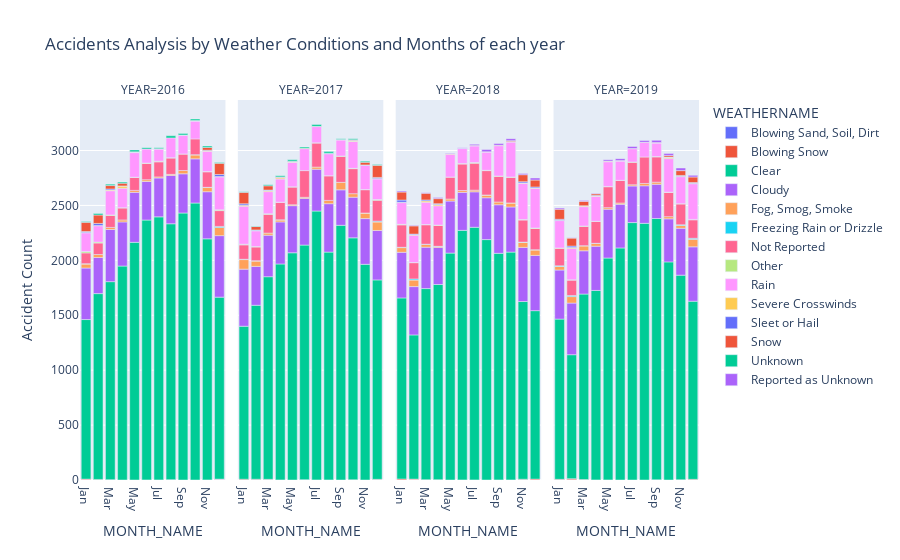

This figure's notebook cell:
### Markdown cell above
**Does the frequency of accidents occurrence change with seasons, and is this influenced by weather conditions?**

### Code cell
import pandas as pd
import sqlalchemy as sq
import plotly.express as px

engine = sq.create_engine('mysql+mysqlconnector://l01-12:A9vwHwl5Sa4fa@datasciencedb2.ucalgary.ca/l01-12')

# SQL query to analyze the number of accidents based on weather conditions according to each month of the year
sql_query = """
    SELECT 
    YEAR(DATE) as YEAR,
    DATE_FORMAT(DATE, '%b') as MONTH_NAME,
    WEATHERNAME,
    COUNT(*) AS accident_count
    FROM
        accidents
    GROUP BY
        YEAR(DATE),
        MONTH(DATE),
        WEATHERNAME
"""

MonthWeather_Accident = pd.read_sql_query(sql_query, engine)

# Define the order of months in chronological order
month_order = [
    'Jan', 'Feb', 'Mar', 'Apr', 'May', 'Jun', 'Jul', 'Aug', 'Sep', 'Oct', 'Nov', 'Dec'
]

# Visualize with Plotly Express
fig = px.bar(
    MonthWeather_Accident,
    x='MONTH_NAME',
    y='accident_count',
    color='WEATHERNAME',
    facet_col='YEAR',
    labels={'accident_count': 'Accident Count'},
    title='Accidents Analysis by Weather Conditions and Months of each year',
    category_orders={'MONTH_NAME': month_order}  # Set the order of months
)

fig.show()
fig.write_html(r"C:\Users\DIVINE\Desktop\DATA 604\accidents_analysis.html")

### Figure 1 — Plotly figure (JSON) as saved in the notebook; plotly's stock layout.template omitted (floating-point values rounded to 4 significant figures)
{"data": [{"alignmentgroup": "True", "hovertemplate": "WEATHERNAME=Blowing Sand, Soil, Dirt<br>YEAR=2016<br>MONTH_NAME=%{x}<br>Accident Count=%{y}<extra></extra>", "legendgroup": "Blowing Sand, Soil, Dirt", "marker": {"color": "#636efa", "pattern": {"shape": ""}}, "name": "Blowing Sand, Soil, Dirt", "offsetgroup": "Blowing Sand, Soil, Dirt", "orientation": "v", "showlegend": true, "textposition": "auto", "type": "bar", "x": ["Jan", "Feb", "Mar", "Jun", "Jul", "Aug", "Nov", "Dec"], "xaxis": "x", "y": [2, 1, 2, 1, 1, 3, 1, 6], "yaxis": "y"}, {"alignmentgroup": "True", "hovertemplate": "WEATHERNAME=Blowing Sand, Soil, Dirt<br>YEAR=2017<br>MONTH_NAME=%{x}<br>Accident Count=%{y}<extra></extra>", "legendgroup": "Blowing Sand, Soil, Dirt", "marker": {"color": "#636efa", "pattern": {"shape": ""}}, "name": "Blowing Sand, Soil, Dirt", "offsetgroup": "Blowing Sand, Soil, Dirt", "orientation": "v", "showlegend": false, "textposition": "auto", "type": "bar", "x": ["Feb", "Mar", "Jun", "Jul", "Aug", "Dec"], "xaxis": "x2", "y": [2, 2, 3, 1, 1, 2], "yaxis": "y2"}, {"alignmentgroup": "True", "hovertemplate": "WEATHERNAME=Blowing Sand, Soil, Dirt<br>YEAR=2018<br>MONTH_NAME=%{x}<br>Accident Count=%{y}<extra></extra>", "legendgroup": "Blowing Sand, Soil, Dirt", "marker": {"color": "#636efa", "pattern": {"shape": ""}}, "name": "Blowing Sand, Soil, Dirt", "offsetgroup": "Blowing Sand, Soil, Dirt", "orientation": "v", "showlegend": false, "textposition": "auto", "type": "bar", "x": ["Feb", "Apr", "Jun", "Jul", "Sep", "Nov"], "xaxis": "x3", "y": [3, 1, 1, 1, 1, 3], "yaxis": "y3"}, {"alignmentgroup": "True", "hovertemplate": "WEATHERNAME=Blowing Sand, Soil, Dirt<br>YEAR=2019<br>MONTH_NAME=%{x}<br>Accident Count=%{y}<extra></extra>", "legendgroup": "Blowing Sand, Soil, Dirt", "marker": {"color": "#636efa", "pattern": {"shape": ""}}, "name": "Blowing Sand, Soil, Dirt", "offsetgroup": "Blowing Sand, Soil, Dirt", "orientation": "v", "showlegend": false, "textposition": "auto", "type": "bar", "x": ["Jan", "Feb", "Mar", "Apr", "May", "Sep"], "xaxis": "x4", "y": [1, 3, 1, 1, 1, 2], "yaxis": "y4"}, {"alignmentgroup": "True", "hovertemplate": "WEATHERNAME=Blowing Snow<br>YEAR=2016<br>MONTH_NAME=%{x}<br>Accident Count=%{y}<extra></extra>", "legendgroup": "Blowing Snow", "marker": {"color": "#EF553B", "pattern": {"shape": ""}}, "name": "Blowing Snow", "offsetgroup": "Blowing Snow", "orientation": "v", "showlegend": true, "textposition": "auto", "type": "bar", "x": ["Jan", "Feb", "Mar", "Dec"], "xaxis": "x", "y": [6, 4, 1, 2], "yaxis": "y"}, {"alignmentgroup": "True", "hovertemplate": "WEATHERNAME=Blowing Snow<br>YEAR=2017<br>MONTH_NAME=%{x}<br>Accident Count=%{y}<extra></extra>", "legendgroup": "Blowing Snow", "marker": {"color": "#EF553B", "pattern": {"shape": ""}}, "name": "Blowing Snow", "offsetgroup": "Blowing Snow", "orientation": "v", "showlegend": false, "textposition": "auto", "type": "bar", "x": ["Jan", "Feb", "Mar", "Apr", "Oct", "Dec"], "xaxis": "x2", "y": [7, 5, 4, 1, 2, 4], "yaxis": "y2"}, {"alignmentgroup": "True", "hovertemplate": "WEATHERNAME=Blowing Snow<br>YEAR=2018<br>MONTH_NAME=%{x}<br>Accident Count=%{y}<extra></extra>", "legendgroup": "Blowing Snow", "marker": {"color": "#EF553B", "pattern": {"shape": ""}}, "name": "Blowing Snow", "offsetgroup": "Blowing Snow", "orientation": "v", "showlegend": false, "textposition": "auto", "type": "bar", "x": ["Jan", "Feb", "Mar", "Apr", "Oct", "Nov", "Dec"], "xaxis": "x3", "y": [9, 5, 3, 2, 1, 4, 8], "yaxis": "y3"}, {"alignmentgroup": "True", "hovertemplate": "WEATHERNAME=Blowing Snow<br>YEAR=2019<br>MONTH_NAME=%{x}<br>Accident Count=%{y}<extra></extra>", "legendgroup": "Blowing Snow", "marker": {"color": "#EF553B", "pattern": {"shape": ""}}, "name": "Blowing Snow", "offsetgroup": "Blowing Snow", "orientation": "v", "showlegend": false, "textposition": "auto", "type": "bar", "x": ["Jan", "Feb", "Mar", "Nov", "Dec"], "xaxis": "x4", "y": [5, 9, 3, 2, 6], "yaxis": "y4"}, {"alignmentgroup": "True", "hovertemplate": "WEATHERNAME=Clear<br>YEAR=2016<br>MONTH_NAME=%{x}<br>Accident Count=%{y}<extra></extra>", "legendgroup": "Clear", "marker": {"color": "#00cc96", "pattern": {"shape": ""}}, "name": "Clear", "offsetgroup": "Clear", "orientation": "v", "showlegend": true, "textposition": "auto", "type": "bar", "x": ["Jan", "Feb", "Mar", "Apr", "May", "Jun", "Jul", "Aug", "Sep", "Oct", "Nov", "Dec"], "xaxis": "x", "y": [1453, 1692, 1803, 1948, 2164, 2366, 2395, 2330, 2431, 2522, 2195, 1657], "yaxis": "y"}, {"alignmentgroup": "True", "hovertemplate": "WEATHERNAME=Clear<br>YEAR=2017<br>MONTH_NAME=%{x}<br>Accident Count=%{y}<extra></extra>", "legendgroup": "Clear", "marker": {"color": "#00cc96", "pattern": {"shape": ""}}, "name": "Clear", "offsetgroup": "Clear", "orientation": "v", "showlegend": false, "textposition": "auto", "type": "bar", "x": ["Jan", "Feb", "Mar", "Apr", "May", "Jun", "Jul", "Aug", "Sep", "Oct", "Nov", "Dec"], "xaxis": "x2", "y": [1393, 1584, 1845, 1966, 2069, 2136, 2448, 2074, 2319, 2203, 1964, 1816], "yaxis": "y2"}, {"alignmentgroup": "True", "hovertemplate": "WEATHERNAME=Clear<br>YEAR=2018<br>MONTH_NAME=%{x}<br>Accident Count=%{y}<extra></extra>", "legendgroup": "Clear", "marker": {"color": "#00cc96", "pattern": {"shape": ""}}, "name": "Clear", "offsetgroup": "Clear", "orientation": "v", "showlegend": false, "textposition": "auto", "type": "bar", "x": ["Jan", "Feb", "Mar", "Apr", "May", "Jun", "Jul", "Aug", "Sep", "Oct", "Nov", "Dec"], "xaxis": "x3", "y": [1649, 1313, 1740, 1777, 2066, 2272, 2300, 2189, 2063, 2074, 1618, 1534], "yaxis": "y3"}, {"alignmentgroup": "True", "hovertemplate": "WEATHERNAME=Clear<br>YEAR=2019<br>MONTH_NAME=%{x}<br>Accident Count=%{y}<extra></extra>", "legendgroup": "Clear", "marker": {"color": "#00cc96", "pattern": {"shape": ""}}, "name": "Clear", "offsetgroup": "Clear", "orientation": "v", "showlegend": false, "textposition": "auto", "type": "bar", "x": ["Jan", "Feb", "Mar", "Apr", "May", "Jun", "Jul", "Aug", "Sep", "Oct", "Nov", "Dec"], "xaxis": "x4", "y": [1459, 1129, 1689, 1725, 2020, 2113, 2344, 2337, 2379, 1986, 1863, 1622], "yaxis": "y4"}, {"alignmentgroup": "True", "hovertemplate": "WEATHERNAME=Cloudy<br>YEAR=2016<br>MONTH_NAME=%{x}<br>Accident Count=%{y}<extra></extra>", "legendgroup": "Cloudy", "marker": {"color": "#ab63fa", "pattern": {"shape": ""}}, "name": "Cloudy", "offsetgroup": "Cloudy", "orientation": "v", "showlegend": true, "textposition": "auto", "type": "bar", "x": ["Jan", "Feb", "Mar", "Apr", "May", "Jun", "Jul", "Aug", "Sep", "Oct", "Nov", "Dec"], "xaxis": "x", "y": [469, 329, 475, 402, 455, 351, 354, 440, 357, 402, 429, 560], "yaxis": "y"}, {"alignmentgroup": "True", "hovertemplate": "WEATHERNAME=Cloudy<br>YEAR=2017<br>MONTH_NAME=%{x}<br>Accident Count=%{y}<extra></extra>", "legendgroup": "Cloudy", "marker": {"color": "#ab63fa", "pattern": {"shape": ""}}, "name": "Cloudy", "offsetgroup": "Cloudy", "orientation": "v", "showlegend": false, "textposition": "auto", "type": "bar", "x": ["Jan", "Feb", "Mar", "Apr", "May", "Jun", "Jul", "Aug", "Sep", "Oct", "Nov", "Dec"], "xaxis": "x2", "y": [520, 354, 378, 383, 429, 425, 381, 441, 323, 370, 416, 450], "yaxis": "y2"}, {"alignmentgroup": "True", "hovertemplate": "WEATHERNAME=Cloudy<br>YEAR=2018<br>MONTH_NAME=%{x}<br>Accident Count=%{y}<extra></extra>", "legendgroup": "Cloudy", "marker": {"color": "#ab63fa", "pattern": {"shape": ""}}, "name": "Cloudy", "offsetgroup": "Cloudy", "orientation": "v", "showlegend": false, "textposition": "auto", "type": "bar", "x": ["Jan", "Feb", "Mar", "Apr", "May", "Jun", "Jul", "Aug", "Sep", "Oct", "Nov", "Dec"], "xaxis": "x3", "y": [415, 440, 377, 338, 474, 346, 323, 381, 442, 411, 493, 503], "yaxis": "y3"}, {"alignmentgroup": "True", "hovertemplate": "WEATHERNAME=Cloudy<br>YEAR=2019<br>MONTH_NAME=%{x}<br>Accident Count=%{y}<extra></extra>", "legendgroup": "Cloudy", "marker": {"color": "#ab63fa", "pattern": {"shape": ""}}, "name": "Cloudy", "offsetgroup": "Cloudy", "orientation": "v", "showlegend": false, "textposition": "auto", "type": "bar", "x": ["Jan", "Feb", "Mar", "Apr", "May", "Jun", "Jul", "Aug", "Sep", "Oct", "Nov", "Dec"], "xaxis": "x4", "y": [447, 470, 394, 403, 445, 397, 333, 342, 312, 392, 427, 495], "yaxis": "y4"}, {"alignmentgroup": "True", "hovertemplate": "WEATHERNAME=Fog, Smog, Smoke<br>YEAR=2016<br>MONTH_NAME=%{x}<br>Accident Count=%{y}<extra></extra>", "legendgroup": "Fog, Smog, Smoke", "marker": {"color": "#FFA15A", "pattern": {"shape": ""}}, "name": "Fog, Smog, Smoke", "offsetgroup": "Fog, Smog, Smoke", "orientation": "v", "showlegend": true, "textposition": "auto", "type": "bar", "x": ["Jan", "Feb", "Mar", "Apr", "May", "Jun", "Jul", "Aug", "Sep", "Oct", "Nov", "Dec"], "xaxis": "x", "y": [36, 27, 19, 18, 18, 16, 10, 10, 30, 36, 38, 75], "yaxis": "y"}, {"alignmentgroup": "True", "hovertemplate": "WEATHERNAME=Fog, Smog, Smoke<br>YEAR=2017<br>MONTH_NAME=%{x}<br>Accident Count=%{y}<extra></extra>", "legendgroup": "Fog, Smog, Smoke", "marker": {"color": "#FFA15A", "pattern": {"shape": ""}}, "name": "Fog, Smog, Smoke", "offsetgroup": "Fog, Smog, Smoke", "orientation": "v", "showlegend": false, "textposition": "auto", "type": "bar", "x": ["Jan", "Feb", "Mar", "Apr", "May", "Jun", "Jul", "Aug", "Sep", "Oct", "Nov", "Dec"], "xaxis": "x2", "y": [87, 48, 19, 18, 8, 10, 19, 30, 68, 32, 50, 77], "yaxis": "y2"}, {"alignmentgroup": "True", "hovertemplate": "WEATHERNAME=Fog, Smog, Smoke<br>YEAR=2018<br>MONTH_NAME=%{x}<br>Accident Count=%{y}<extra></extra>", "legendgroup": "Fog, Smog, Smoke", "marker": {"color": "#FFA15A", "pattern": {"shape": ""}}, "name": "Fog, Smog, Smoke", "offsetgroup": "Fog, Smog, Smoke", "orientation": "v", "showlegend": false, "textposition": "auto", "type": "bar", "x": ["Jan", "Feb", "Mar", "Apr", "May", "Jun", "Jul", "Aug", "Sep", "Oct", "Nov", "Dec"], "xaxis": "x3", "y": [43, 59, 25, 9, 18, 17, 15, 24, 25, 36, 46, 49], "yaxis": "y3"}, {"alignmentgroup": "True", "hovertemplate": "WEATHERNAME=Fog, Smog, Smoke<br>YEAR=2019<br>MONTH_NAME=%{x}<br>Accident Count=%{y}<extra></extra>", "legendgroup": "Fog, Smog, Smoke", "marker": {"color": "#FFA15A", "pattern": {"shape": ""}}, "name": "Fog, Smog, Smoke", "offsetgroup": "Fog, Smog, Smoke", "orientation": "v", "showlegend": false, "textposition": "auto", "type": "bar", "x": ["Jan", "Feb", "Mar", "Apr", "May", "Jun", "Jul", "Aug", "Sep", "Oct", "Nov", "Dec"], "xaxis": "x4", "y": [32, 59, 44, 25, 14, 12, 11, 21, 19, 20, 25, 68], "yaxis": "y4"}, {"alignmentgroup": "True", "hovertemplate": "WEATHERNAME=Freezing Rain or Drizzle<br>YEAR=2016<br>MONTH_NAME=%{x}<br>Accident Count=%{y}<extra></extra>", "legendgroup": "Freezing Rain or Drizzle", "marker": {"color": "#19d3f3", "pattern": {"shape": ""}}, "name": "Freezing Rain or Drizzle", "offsetgroup": "Freezing Rain or Drizzle", "orientation": "v", "showlegend": true, "textposition": "auto", "type": "bar", "x": ["Jan", "Oct", "Nov", "Dec"], "xaxis": "x", "y": [4, 2, 2, 9], "yaxis": "y"}, {"alignmentgroup": "True", "hovertemplate": "WEATHERNAME=Freezing Rain or Drizzle<br>YEAR=2017<br>MONTH_NAME=%{x}<br>Accident Count=%{y}<extra></extra>", "legendgroup": "Freezing Rain or Drizzle", "marker": {"color": "#19d3f3", "pattern": {"shape": ""}}, "name": "Freezing Rain or Drizzle", "offsetgroup": "Freezing Rain or Drizzle", "orientation": "v", "showlegend": false, "textposition": "auto", "type": "bar", "x": ["Jan", "Feb", "Apr", "Nov", "Dec"], "xaxis": "x2", "y": [3, 4, 1, 1, 8], "yaxis": "y2"}, {"alignmentgroup": "True", "hovertemplate": "WEATHERNAME=Freezing Rain or Drizzle<br>YEAR=2018<br>MONTH_NAME=%{x}<br>Accident Count=%{y}<extra></extra>", "legendgroup": "Freezing Rain or Drizzle", "marker": {"color": "#19d3f3", "pattern": {"shape": ""}}, "name": "Freezing Rain or Drizzle", "offsetgroup": "Freezing Rain or Drizzle", "orientation": "v", "showlegend": false, "textposition": "auto", "type": "bar", "x": ["Jan", "Feb", "Mar", "Apr", "Aug", "Oct", "Nov", "Dec"], "xaxis": "x3", "y": [3, 11, 2, 1, 1, 1, 2, 3], "yaxis": "y3"}, {"alignmentgroup": "True", "hovertemplate": "WEATHERNAME=Freezing Rain or Drizzle<br>YEAR=2019<br>MONTH_NAME=%{x}<br>Accident Count=%{y}<extra></extra>", "legendgroup": "Freezing Rain or Drizzle", "marker": {"color": "#19d3f3", "pattern": {"shape": ""}}, "name": "Freezing Rain or Drizzle", "offsetgroup": "Freezing Rain or Drizzle", "orientation": "v", "showlegend": false, "textposition": "auto", "type": "bar", "x": ["Jan", "Feb", "Mar", "Apr", "Nov", "Dec"], "xaxis": "x4", "y": [6, 10, 3, 1, 7, 10], "yaxis": "y4"}, {"alignmentgroup": "True", "hovertemplate": "WEATHERNAME=Not Reported<br>YEAR=2016<br>MONTH_NAME=%{x}<br>Accident Count=%{y}<extra></extra>", "legendgroup": "Not Reported", "marker": {"color": "#FF6692", "pattern": {"shape": ""}}, "name": "Not Reported", "offsetgroup": "Not Reported", "orientation": "v", "showlegend": true, "textposition": "auto", "type": "bar", "x": ["Jan", "Feb", "Mar", "Apr", "May", "Jun", "Jul", "Aug", "Sep", "Oct", "Nov", "Dec"], "xaxis": "x", "y": [98, 105, 109, 110, 118, 149, 137, 149, 150, 144, 141, 144], "yaxis": "y"}, {"alignmentgroup": "True", "hovertemplate": "WEATHERNAME=Not Reported<br>YEAR=2017<br>MONTH_NAME=%{x}<br>Accident Count=%{y}<extra></extra>", "legendgroup": "Not Reported", "marker": {"color": "#FF6692", "pattern": {"shape": ""}}, "name": "Not Reported", "offsetgroup": "Not Reported", "orientation": "v", "showlegend": false, "textposition": "auto", "type": "bar", "x": ["Jan", "Feb", "Mar", "Apr", "May", "Jun", "Jul", "Aug", "Sep", "Oct", "Nov", "Dec"], "xaxis": "x2", "y": [131, 125, 171, 159, 162, 243, 220, 224, 238, 228, 212, 190], "yaxis": "y2"}, {"alignmentgroup": "True", "hovertemplate": "WEATHERNAME=Not Reported<br>YEAR=2018<br>MONTH_NAME=%{x}<br>Accident Count=%{y}<extra></extra>", "legendgroup": "Not Reported", "marker": {"color": "#FF6692", "pattern": {"shape": ""}}, "name": "Not Reported", "offsetgroup": "Not Reported", "orientation": "v", "showlegend": false, "textposition": "auto", "type": "bar", "x": ["Jan", "Feb", "Mar", "Apr", "May", "Jun", "Jul", "Aug", "Sep", "Oct", "Nov", "Dec"], "xaxis": "x3", "y": [204, 148, 177, 191, 200, 241, 245, 222, 235, 233, 201, 193], "yaxis": "y3"}, {"alignmentgroup": "True", "hovertemplate": "WEATHERNAME=Not Reported<br>YEAR=2019<br>MONTH_NAME=%{x}<br>Accident Count=%{y}<extra></extra>", "legendgroup": "Not Reported", "marker": {"color": "#FF6692", "pattern": {"shape": ""}}, "name": "Not Reported", "offsetgroup": "Not Reported", "orientation": "v", "showlegend": false, "textposition": "auto", "type": "bar", "x": ["Jan", "Feb", "Mar", "Apr", "May", "Jun", "Jul", "Aug", "Sep", "Oct", "Nov", "Dec"], "xaxis": "x4", "y": [160, 140, 176, 199, 190, 206, 205, 241, 230, 220, 190, 168], "yaxis": "y4"}, {"alignmentgroup": "True", "hovertemplate": "WEATHERNAME=Other<br>YEAR=2016<br>MONTH_NAME=%{x}<br>Accident Count=%{y}<extra></extra>", "legendgroup": "Other", "marker": {"color": "#B6E880", "pattern": {"shape": ""}}, "name": "Other", "offsetgroup": "Other", "orientation": "v", "showlegend": true, "textposition": "auto", "type": "bar", "x": ["Jan", "Feb", "Mar", "Apr", "May", "Jun", "Jul", "Aug", "Sep", "Nov", "Dec"], "xaxis": "x", "y": [12, 8, 5, 1, 2, 3, 6, 3, 1, 3, 7], "yaxis": "y"}, {"alignmentgroup": "True", "hovertemplate": "WEATHERNAME=Other<br>YEAR=2017<br>MONTH_NAME=%{x}<br>Accident Count=%{y}<extra></extra>", "legendgroup": "Other", "marker": {"color": "#B6E880", "pattern": {"shape": ""}}, "name": "Other", "offsetgroup": "Other", "orientation": "v", "showlegend": false, "textposition": "auto", "type": "bar", "x": ["Jan", "Feb", "Mar", "Apr", "May", "Jul", "Aug", "Sep", "Oct", "Nov", "Dec"], "xaxis": "x2", "y": [6, 3, 5, 2, 1, 1, 1, 2, 3, 2, 7], "yaxis": "y2"}, {"alignmentgroup": "True", "hovertemplate": "WEATHERNAME=Other<br>YEAR=2018<br>MONTH_NAME=%{x}<br>Accident Count=%{y}<extra></extra>", "legendgroup": "Other", "marker": {"color": "#B6E880", "pattern": {"shape": ""}}, "name": "Other", "offsetgroup": "Other", "orientation": "v", "showlegend": false, "textposition": "auto", "type": "bar", "x": ["Jan", "Feb", "Mar", "Apr", "May", "Jun", "Jul", "Aug", "Sep", "Oct", "Nov", "Dec"], "xaxis": "x3", "y": [5, 1, 2, 2, 1, 4, 7, 3, 2, 3, 5, 5], "yaxis": "y3"}, {"alignmentgroup": "True", "hovertemplate": "WEATHERNAME=Other<br>YEAR=2019<br>MONTH_NAME=%{x}<br>Accident Count=%{y}<extra></extra>", "legendgroup": "Other", "marker": {"color": "#B6E880", "pattern": {"shape": ""}}, "name": "Other", "offsetgroup": "Other", "orientation": "v", "showlegend": false, "textposition": "auto", "type": "bar", "x": ["Jan", "Feb", "Mar", "Apr", "May", "Jun", "Jul", "Sep", "Oct", "Nov", "Dec"], "xaxis": "x4", "y": [3, 3, 3, 2, 3, 1, 3, 3, 3, 2, 4], "yaxis": "y4"}, {"alignmentgroup": "True", "hovertemplate": "WEATHERNAME=Rain<br>YEAR=2016<br>MONTH_NAME=%{x}<br>Accident Count=%{y}<extra></extra>", "legendgroup": "Rain", "marker": {"color": "#FF97FF", "pattern": {"shape": ""}}, "name": "Rain", "offsetgroup": "Rain", "orientation": "v", "showlegend": true, "textposition": "auto", "type": "bar", "x": ["Jan", "Feb", "Mar", "Apr", "May", "Jun", "Jul", "Aug", "Sep", "Oct", "Nov", "Dec"], "xaxis": "x", "y": [171, 149, 220, 178, 224, 127, 110, 180, 168, 162, 185, 300], "yaxis": "y"}, {"alignmentgroup": "True", "hovertemplate": "WEATHERNAME=Rain<br>YEAR=2017<br>MONTH_NAME=%{x}<br>Accident Count=%{y}<extra></extra>", "legendgroup": "Rain", "marker": {"color": "#FF97FF", "pattern": {"shape": ""}}, "name": "Rain", "offsetgroup": "Rain", "orientation": "v", "showlegend": false, "textposition": "auto", "type": "bar", "x": ["Jan", "Feb", "Mar", "Apr", "May", "Jun", "Jul", "Aug", "Sep", "Oct", "Nov", "Dec"], "xaxis": "x2", "y": [346, 144, 202, 211, 224, 200, 148, 200, 146, 244, 220, 187], "yaxis": "y2"}, {"alignmentgroup": "True", "hovertemplate": "WEATHERNAME=Rain<br>YEAR=2018<br>MONTH_NAME=%{x}<br>Accident Count=%{y}<extra></extra>", "legendgroup": "Rain", "marker": {"color": "#FF97FF", "pattern": {"shape": ""}}, "name": "Rain", "offsetgroup": "Rain", "orientation": "v", "showlegend": false, "textposition": "auto", "type": "bar", "x": ["Jan", "Feb", "Mar", "Apr", "May", "Jun", "Jul", "Aug", "Sep", "Oct", "Nov", "Dec"], "xaxis": "x3", "y": [198, 249, 203, 176, 208, 137, 151, 166, 276, 319, 330, 361], "yaxis": "y3"}, {"alignmentgroup": "True", "hovertemplate": "WEATHERNAME=Rain<br>YEAR=2019<br>MONTH_NAME=%{x}<br>Accident Count=%{y}<extra></extra>", "legendgroup": "Rain", "marker": {"color": "#FF97FF", "pattern": {"shape": ""}}, "name": "Rain", "offsetgroup": "Rain", "orientation": "v", "showlegend": false, "textposition": "auto", "type": "bar", "x": ["Jan", "Feb", "Mar", "Apr", "May", "Jun", "Jul", "Aug", "Sep", "Oct", "Nov", "Dec"], "xaxis": "x4", "y": [249, 285, 176, 227, 225, 175, 121, 133, 124, 306, 246, 325], "yaxis": "y4"}, {"alignmentgroup": "True", "hovertemplate": "WEATHERNAME=Severe Crosswinds<br>YEAR=2016<br>MONTH_NAME=%{x}<br>Accident Count=%{y}<extra></extra>", "legendgroup": "Severe Crosswinds", "marker": {"color": "#FECB52", "pattern": {"shape": ""}}, "name": "Severe Crosswinds", "offsetgroup": "Severe Crosswinds", "orientation": "v", "showlegend": true, "textposition": "auto", "type": "bar", "x": ["Jan", "Feb", "Mar", "Apr", "May", "Jul", "Sep", "Oct", "Nov", "Dec"], "xaxis": "x", "y": [2, 3, 6, 19, 3, 3, 3, 2, 3, 4], "yaxis": "y"}, {"alignmentgroup": "True", "hovertemplate": "WEATHERNAME=Severe Crosswinds<br>YEAR=2017<br>MONTH_NAME=%{x}<br>Accident Count=%{y}<extra></extra>", "legendgroup": "Severe Crosswinds", "marker": {"color": "#FECB52", "pattern": {"shape": ""}}, "name": "Severe Crosswinds", "offsetgroup": "Severe Crosswinds", "orientation": "v", "showlegend": false, "textposition": "auto", "type": "bar", "x": ["Jan", "Feb", "Mar", "Apr", "May", "Jun", "Jul", "Aug", "Sep", "Oct", "Nov", "Dec"], "xaxis": "x2", "y": [9, 3, 11, 10, 3, 4, 3, 2, 3, 6, 2, 4], "yaxis": "y2"}, {"alignmentgroup": "True", "hovertemplate": "WEATHERNAME=Severe Crosswinds<br>YEAR=2018<br>MONTH_NAME=%{x}<br>Accident Count=%{y}<extra></extra>", "legendgroup": "Severe Crosswinds", "marker": {"color": "#FECB52", "pattern": {"shape": ""}}, "name": "Severe Crosswinds", "offsetgroup": "Severe Crosswinds", "orientation": "v", "showlegend": false, "textposition": "auto", "type": "bar", "x": ["Jan", "Feb", "Mar", "Apr", "May", "Jun", "Jul", "Aug", "Sep", "Oct", "Nov", "Dec"], "xaxis": "x3", "y": [3, 4, 12, 12, 4, 1, 3, 2, 4, 2, 3, 3], "yaxis": "y3"}, {"alignmentgroup": "True", "hovertemplate": "WEATHERNAME=Severe Crosswinds<br>YEAR=2019<br>MONTH_NAME=%{x}<br>Accident Count=%{y}<extra></extra>", "legendgroup": "Severe Crosswinds", "marker": {"color": "#FECB52", "pattern": {"shape": ""}}, "name": "Severe Crosswinds", "offsetgroup": "Severe Crosswinds", "orientation": "v", "showlegend": false, "textposition": "auto", "type": "bar", "x": ["Jan", "Feb", "Mar", "Apr", "May", "Jun", "Jul", "Aug", "Sep", "Oct", "Nov", "Dec"], "xaxis": "x4", "y": [3, 9, 7, 4, 3, 3, 1, 1, 2, 11, 3, 4], "yaxis": "y4"}, {"alignmentgroup": "True", "hovertemplate": "WEATHERNAME=Sleet or Hail<br>YEAR=2016<br>MONTH_NAME=%{x}<br>Accident Count=%{y}<extra></extra>", "legendgroup": "Sleet or Hail", "marker": {"color": "#636efa", "pattern": {"shape": ""}}, "name": "Sleet or Hail", "offsetgroup": "Sleet or Hail", "orientation": "v", "showlegend": true, "textposition": "auto", "type": "bar", "x": ["Jan", "Feb", "Mar", "Apr", "May", "Sep", "Nov", "Dec"], "xaxis": "x", "y": [9, 18, 10, 2, 2, 1, 6, 18], "yaxis": "y"}, {"alignmentgroup": "True", "hovertemplate": "WEATHERNAME=Sleet or Hail<br>YEAR=2017<br>MONTH_NAME=%{x}<br>Accident Count=%{y}<extra></extra>", "legendgroup": "Sleet or Hail", "marker": {"color": "#636efa", "pattern": {"shape": ""}}, "name": "Sleet or Hail", "offsetgroup": "Sleet or Hail", "orientation": "v", "showlegend": false, "textposition": "auto", "type": "bar", "x": ["Jan", "Feb", "Mar", "Apr", "May", "Aug", "Sep", "Oct", "Nov", "Dec"], "xaxis": "x2", "y": [13, 5, 3, 5, 3, 3, 1, 5, 2, 10], "yaxis": "y2"}, {"alignmentgroup": "True", "hovertemplate": "WEATHERNAME=Sleet or Hail<br>YEAR=2018<br>MONTH_NAME=%{x}<br>Accident Count=%{y}<extra></extra>", "legendgroup": "Sleet or Hail", "marker": {"color": "#636efa", "pattern": {"shape": ""}}, "name": "Sleet or Hail", "offsetgroup": "Sleet or Hail", "orientation": "v", "showlegend": false, "textposition": "auto", "type": "bar", "x": ["Jan", "Feb", "Mar", "Apr", "May", "Jun", "Oct", "Nov", "Dec"], "xaxis": "x3", "y": [20, 6, 9, 7, 1, 1, 1, 11, 9], "yaxis": "y3"}, {"alignmentgroup": "True", "hovertemplate": "WEATHERNAME=Sleet or Hail<br>YEAR=2019<br>MONTH_NAME=%{x}<br>Accident Count=%{y}<extra></extra>", "legendgroup": "Sleet or Hail", "marker": {"color": "#636efa", "pattern": {"shape": ""}}, "name": "Sleet or Hail", "offsetgroup": "Sleet or Hail", "orientation": "v", "showlegend": false, "textposition": "auto", "type": "bar", "x": ["Jan", "Feb", "Mar", "Apr", "May", "Jun", "Oct", "Nov", "Dec"], "xaxis": "x4", "y": [9, 13, 1, 6, 1, 1, 2, 8, 6], "yaxis": "y4"}, {"alignmentgroup": "True", "hovertemplate": "WEATHERNAME=Snow<br>YEAR=2016<br>MONTH_NAME=%{x}<br>Accident Count=%{y}<extra></extra>", "legendgroup": "Snow", "marker": {"color": "#EF553B", "pattern": {"shape": ""}}, "name": "Snow", "offsetgroup": "Snow", "orientation": "v", "showlegend": true, "textposition": "auto", "type": "bar", "x": ["Jan", "Feb", "Mar", "Apr", "May", "Oct", "Nov", "Dec"], "xaxis": "x", "y": [84, 77, 31, 25, 2, 4, 25, 102], "yaxis": "y"}, {"alignmentgroup": "True", "hovertemplate": "WEATHERNAME=Snow<br>YEAR=2017<br>MONTH_NAME=%{x}<br>Accident Count=%{y}<extra></extra>", "legendgroup": "Snow", "marker": {"color": "#EF553B", "pattern": {"shape": ""}}, "name": "Snow", "offsetgroup": "Snow", "orientation": "v", "showlegend": false, "textposition": "auto", "type": "bar", "x": ["Jan", "Feb", "Mar", "Apr", "May", "Oct", "Nov", "Dec"], "xaxis": "x2", "y": [104, 31, 39, 4, 3, 5, 24, 110], "yaxis": "y2"}, {"alignmentgroup": "True", "hovertemplate": "WEATHERNAME=Snow<br>YEAR=2018<br>MONTH_NAME=%{x}<br>Accident Count=%{y}<extra></extra>", "legendgroup": "Snow", "marker": {"color": "#EF553B", "pattern": {"shape": ""}}, "name": "Snow", "offsetgroup": "Snow", "orientation": "v", "showlegend": false, "textposition": "auto", "type": "bar", "x": ["Jan", "Feb", "Mar", "Apr", "Oct", "Nov", "Dec"], "xaxis": "x3", "y": [73, 75, 62, 46, 9, 64, 63], "yaxis": "y3"}, {"alignmentgroup": "True", "hovertemplate": "WEATHERNAME=Snow<br>YEAR=2019<br>MONTH_NAME=%{x}<br>Accident Count=%{y}<extra></extra>", "legendgroup": "Snow", "marker": {"color": "#EF553B", "pattern": {"shape": ""}}, "name": "Snow", "offsetgroup": "Snow", "orientation": "v", "showlegend": false, "textposition": "auto", "type": "bar", "x": ["Jan", "Feb", "Mar", "Apr", "May", "Sep", "Oct", "Nov", "Dec"], "xaxis": "x4", "y": [92, 73, 40, 14, 2, 1, 14, 44, 51], "yaxis": "y4"}, {"alignmentgroup": "True", "hovertemplate": "WEATHERNAME=Unknown<br>YEAR=2016<br>MONTH_NAME=%{x}<br>Accident Count=%{y}<extra></extra>", "legendgroup": "Unknown", "marker": {"color": "#00cc96", "pattern": {"shape": ""}}, "name": "Unknown", "offsetgroup": "Unknown", "orientation": "v", "showlegend": true, "textposition": "auto", "type": "bar", "x": ["Jan", "Feb", "Mar", "Apr", "May", "Jun", "Jul", "Aug", "Sep", "Oct", "Nov", "Dec"], "xaxis": "x", "y": [8, 13, 13, 10, 17, 12, 9, 19, 13, 13, 13, 6], "yaxis": "y"}, {"alignmentgroup": "True", "hovertemplate": "WEATHERNAME=Unknown<br>YEAR=2017<br>MONTH_NAME=%{x}<br>Accident Count=%{y}<extra></extra>", "legendgroup": "Unknown", "marker": {"color": "#00cc96", "pattern": {"shape": ""}}, "name": "Unknown", "offsetgroup": "Unknown", "orientation": "v", "showlegend": false, "textposition": "auto", "type": "bar", "x": ["Jan", "Feb", "Mar", "Apr", "May", "Jun", "Jul", "Aug", "Sep", "Oct", "Nov", "Dec"], "xaxis": "x2", "y": [6, 4, 10, 10, 13, 11, 16, 14, 8, 9, 10, 7], "yaxis": "y2"}, {"alignmentgroup": "True", "hovertemplate": "WEATHERNAME=Reported as Unknown<br>YEAR=2018<br>MONTH_NAME=%{x}<br>Accident Count=%{y}<extra></extra>", "legendgroup": "Reported as Unknown", "marker": {"color": "#ab63fa", "pattern": {"shape": ""}}, "name": "Reported as Unknown", "offsetgroup": "Reported as Unknown", "orientation": "v", "showlegend": true, "textposition": "auto", "type": "bar", "x": ["Jan", "Feb", "Mar", "Apr", "May", "Jun", "Jul", "Aug", "Sep", "Oct", "Nov", "Dec"], "xaxis": "x3", "y": [9, 6, 3, 10, 5, 6, 11, 21, 16, 18, 11, 19], "yaxis": "y3"}, {"alignmentgroup": "True", "hovertemplate": "WEATHERNAME=Reported as Unknown<br>YEAR=2019<br>MONTH_NAME=%{x}<br>Accident Count=%{y}<extra></extra>", "legendgroup": "Reported as Unknown", "marker": {"color": "#ab63fa", "pattern": {"shape": ""}}, "name": "Reported as Unknown", "offsetgroup": "Reported as Unknown", "orientation": "v", "showlegend": false, "textposition": "auto", "type": "bar", "x": ["Jan", "Feb", "Mar", "Apr", "May", "Jun", "Jul", "Aug", "Sep", "Oct", "Nov", "Dec"], "xaxis": "x4", "y": [10, 2, 7, 4, 13, 18, 19, 16, 21, 18, 24, 15], "yaxis": "y4"}], "layout": {"annotations": [{"font": {}, "showarrow": false, "text": "YEAR=2016", "x": 0.1175, "xanchor": "center", "xref": "paper", "y": 1, "yanchor": "bottom", "yref": "paper"}, {"font": {}, "showarrow": false, "text": "YEAR=2017", "x": 0.3725, "xanchor": "center", "xref": "paper", "y": 1, "yanchor": "bottom", "yref": "paper"}, {"font": {}, "showarrow": false, "text": "YEAR=2018", "x": 0.6275, "xanchor": "center", "xref": "paper", "y": 1, "yanchor": "bottom", "yref": "paper"}, {"font": {}, "showarrow": false, "text": "YEAR=2019", "x": 0.8825, "xanchor": "center", "xref": "paper", "y": 1, "yanchor": "bottom", "yref": "paper"}], "barmode": "relative", "legend": {"title": {"text": "WEATHERNAME"}, "tracegroupgap": 0}, "title": {"text": "Accidents Analysis by Weather Conditions and Months of each year"}, "xaxis": {"anchor": "y", "categoryarray": ["Jan", "Feb", "Mar", "Apr", "May", "Jun", "Jul", "Aug", "Sep", "Oct", "Nov", "Dec"], "categoryorder": "array", "domain": [0, 0.235], "title": {"text": "MONTH_NAME"}}, "xaxis2": {"anchor": "y2", "categoryarray": ["Jan", "Feb", "Mar", "Apr", "May", "Jun", "Jul", "Aug", "Sep", "Oct", "Nov", "Dec"], "categoryorder": "array", "domain": [0.255, 0.49], "matches": "x", "title": {"text": "MONTH_NAME"}}, "xaxis3": {"anchor": "y3", "categoryarray": ["Jan", "Feb", "Mar", "Apr", "May", "Jun", "Jul", "Aug", "Sep", "Oct", "Nov", "Dec"], "categoryorder": "array", "domain": [0.51, 0.745], "matches": "x", "title": {"text": "MONTH_NAME"}}, "xaxis4": {"anchor": "y4", "categoryarray": ["Jan", "Feb", "Mar", "Apr", "May", "Jun", "Jul", "Aug", "Sep", "Oct", "Nov", "Dec"], "categoryorder": "array", "domain": [0.765, 1.0], "matches": "x", "title": {"text": "MONTH_NAME"}}, "yaxis": {"anchor": "x", "domain": [0, 1], "title": {"text": "Accident Count"}}, "yaxis2": {"anchor": "x2", "domain": [0, 1], "matches": "y", "showticklabels": false}, "yaxis3": {"anchor": "x3", "domain": [0, 1], "matches": "y", "showticklabels": false}, "yaxis4": {"anchor": "x4", "domain": [0, 1], "matches": "y", "showticklabels": false}}}
